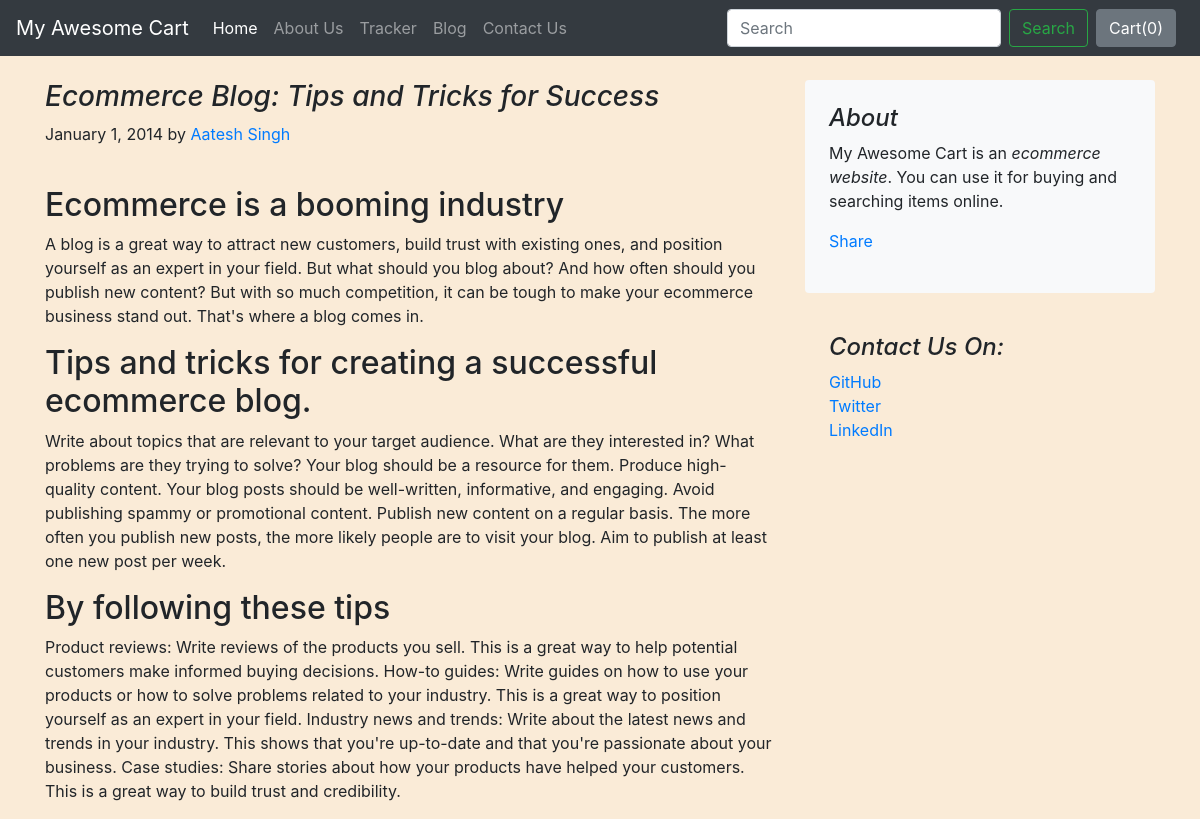
Screenshot of /blog/blogpost/5 with the database file from the repository.
### blog/models.py (models this page shows)
class Blogpost(models.Model):
    post_id = models.AutoField(primary_key= True)
    title = models.CharField(max_length=50)
    head0 = models.CharField(max_length=500, default="")
    chead0 = models.CharField(max_length=5000, default="")
    head1 = models.CharField(max_length=500, default="")
    chead1 = models.CharField(max_length=5000, default="")
    head2 = models.CharField(max_length=500, default="")
    chead2 = models.CharField(max_length=5000, default="")
    pub_date = models.DateField()
    thumbnail = models.ImageField(upload_to='shop/images', default="")
    def __str__(self):
        return self.title

### blog/views.py (the view)
# urls.py: path("blogpost/<int:id>", views.blogpost, name="blogHome")
def blogpost(request, id):
    post = Blogpost.objects.filter(post_id = id)[0]
    print(post)
    return render(request, 'blog/blogpost.html',{'post':post})

### blog/templates/blog/blogpost.html (shortened to what this page needs)
{%extends 'blog/basic.html'%}
 {% block body %}
<div class="container">
    <div class="row mt-4">
        <div class="col-md-8 blog-main">
            <h3 class="font-italic ">
                {{post.title}}
            </h3>
            <div class="blog-post">
                <p class="blog-post-meta">January 1, 2014 by <a href="#">Aatesh Singh</a></p>
                <div class="fb-like" data-href="http://127.0.0.1:8000/blog/blogpost/{{post.post_id}}" data-layout="standard" data-action="like" data-size="large" data-show-faces="true" data-share="true"></div><br>
                <h2>{{post.head0}}</h2>
                <p>{{post.chead0}}</p>
                <h2>{{post.head1}}</h2>
                <p>{{post.chead1}}</p>
                <h2>{{post.head2}}</h2>
                <p>{{post.chead2}}</p>
            </div>
        </div>
        <aside class="col-md-4 blog-sidebar">
            <div class="p-4 mb-3 bg-light rounded">
                <h4 class="font-italic">About</h4>
                <p class="mb-0">My Awesome Cart is an <em>ecommerce website</em>. You can use it for buying and searching items online. </p>
                <div class="my-3 fb-share-button" data-href="http://127.0.0.1:8000/blog/blogpost/{{post.post_id}}" data-layout="button_count" data-size="large"><a target="_blank" href="https://www.facebook.com/sharer/sharer.php?u=http%3A%2F%2F127.0.0.1%3A8000%2Fblog%2Fblogpost%2F4&src=sdkpreparse" class="fb-xfbml-parse-ignore">Share</a></div>
            </div>
            <div class="p-4">
                <h4 class="font-italic">Contact Us On: </h4>
                <ol class="list-unstyled">
                    <li><a href="https://github.com/Aateshsingh?tab=repositories">GitHub</a></li>
                    <li><a href="https://twitter.com/aatesh_singh">Twitter</a></li>
                    <li><a href="https://www.linkedin.com/feed/">LinkedIn</a></li>
                </ol>
            </div>
        </aside>
    </div>
</div>
{% endblock %}

### rows the page displays
Blogpost: title "Ecommerce Blog: Tips and Tricks for Success", head0 "Ecommerce is a booming industry", chead0 "A blog is a great way to attract new customers, build trust with existing ones, and position yourself as an expert in your field. But what should you blog about? And how often should you publish new content? But with so much competition, it can be tough to make your ecommerce business stand out. That's where a blog comes in.", head1 "Tips and tricks for creating a successful ecommerce blog.", chead1 "Write about topics that are relevant to your target audience. What are they interested in? What problems are they trying to solve? Your blog should be a resource for them. Produce high-quality content. Your blog posts should be well-written, informative, and engaging. Avoid publishing spammy or promotional content. Publish new content on a regular basis. The more often you publish new posts, the more likely people are to visit your blog. Aim to publish at least one new post per week.", head2 "By following these tips", chead2 "Product reviews: Write reviews of the products you sell. This is a great way to help potential customers make informed buying decisions. How-to guides: Write guides on how to use your products or how to solve problems related to your industry. This is a great way to position yourself as an expert in your field. Industry news and trends: Write about the latest news and trends in your industry. This shows that you're up-to-date and that you're passionate about your business. Case studies: Share stories about how your products have helped your customers. This is a great way to build trust and credibility."
